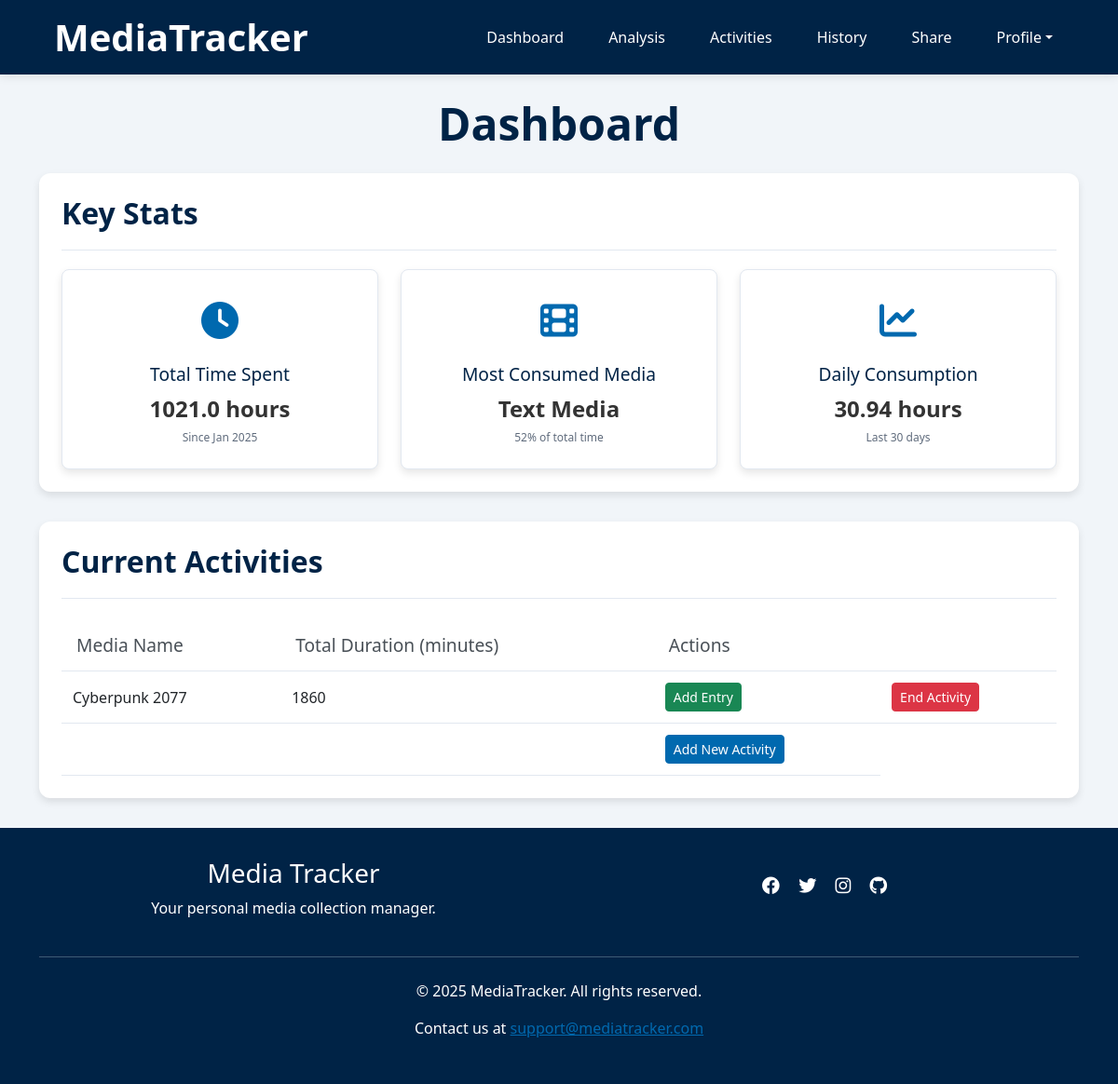
Page /dashboard (signed in) on the earlier database version.
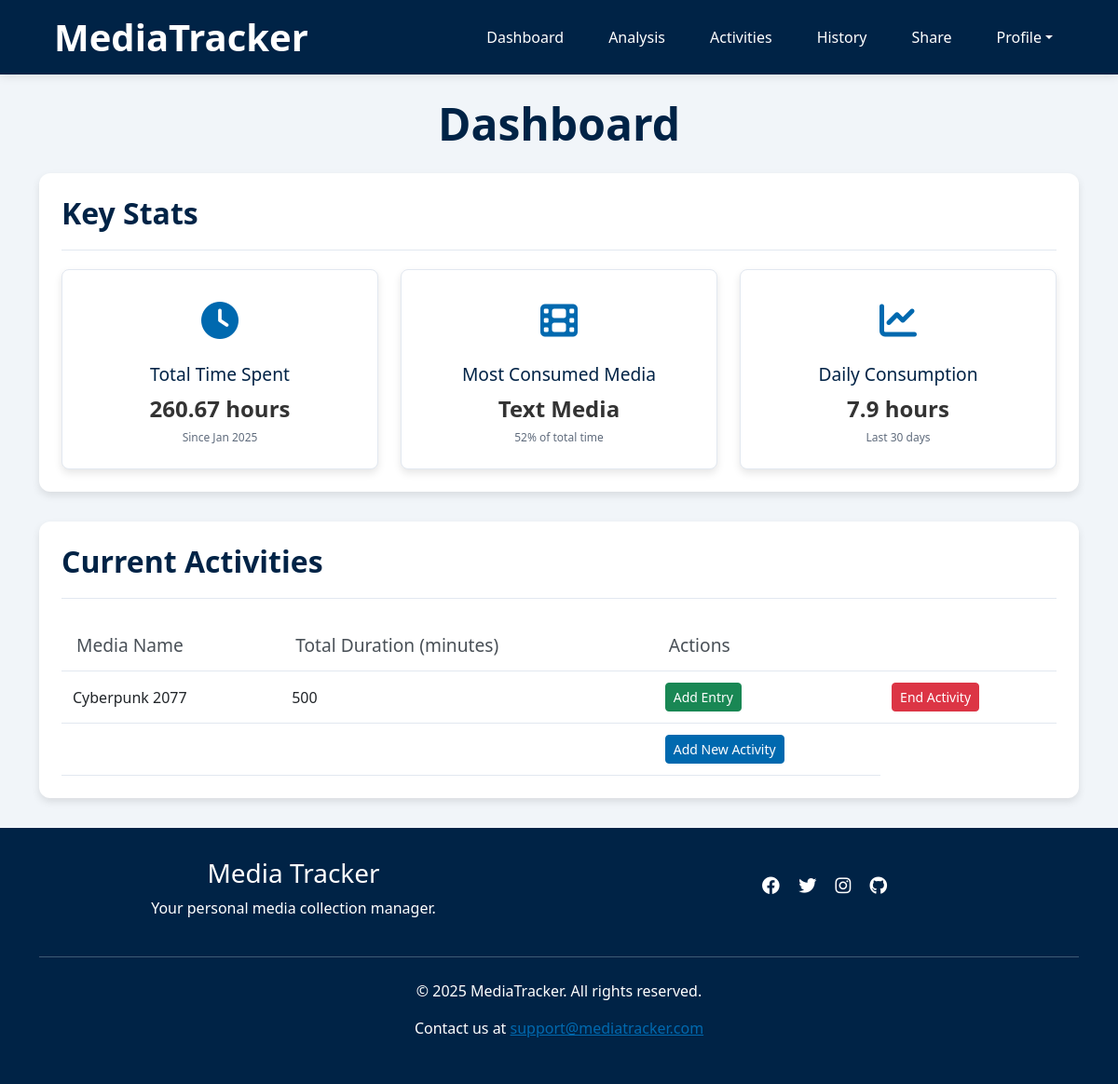
Same page on the later database version.
### app/models.py (models this page shows)
class Activities(db.Model):
    __tablename__ = 'Activities'
    id = db.Column(db.Integer, primary_key=True)
    username = db.Column(db.String(80), db.ForeignKey('Users.username'), nullable=False)
    media_type = db.Column(db.String(50), nullable=False)
    media_subtype = db.Column(db.String(50), nullable=True)
    media_name = db.Column(db.String(120), nullable=False)
    status = db.Column(db.String(20), nullable=False, default='ongoing')
    start_date = db.Column(db.Date, nullable=True)
    end_date = db.Column(db.Date, nullable=True)
    rating = db.Column(db.Float, nullable=True)
    comment = db.Column(db.Text, nullable=True)
    media_entries = db.relationship('Entries', backref='activity')

### app/routes.py (the view)
@blueprint.route('/dashboard', methods=['GET'])
@login_required
def dashboard():
    result = get_dashboard_data(current_user.username)
    if result: return result

### app/helpers/dashboard_functions.py (called while the page is built)
def get_dashboard_data(username):
    add_entry_form = AddEntryForm()  # Create an instance of the AddEntryForm
    end_activity_form = EndActivityForm()  # Create an instance of the EndActivityForm
    add_activity_form = AddActivityForm()  # Create an instance of the AddActivityForm
    stats = get_user_statistics(username)
    current_activities = get_current_activities(username)
    return render_template(
        'dashboard.html',
        total_time=stats['total_time'],
        most_consumed_media=stats['most_consumed_media'],
        daily_average_time=stats['daily_average_time'],
        current_activities=current_activities,
        add_entry_form=add_entry_form,
        end_activity_form=end_activity_form,
        add_activity_form=add_activity_form
    )

### app/models.py (called while the page is built)
@login.user_loader
def load_user(username):
    return db.session.get(Users, username)

### app/templates/dashboard.html (shortened to what this page needs)
{% extends "base.html" %}
{% block content %}
<div class="container">
    <h1 class="text-center page-title">Dashboard</h1>
     <section class="section wow fadeInUp" data-wow-duration="0.2s" data-wow-delay="0.05s">
        <div class="section-header">
            <h2 class="section-title">Key Stats</h2>
        </div>
        <div class="stats-grid">
            <div class="stats-metric-card">
                <div class="stats-icon clock">
                    <i class="fas fa-clock"></i>
                </div>
                <div class="container">
                    <div class="stats-info"><h3>Total Time Spent</h3></div>
                    <div class="stats-info"><p>{{ total_time }} hours</p></div>
                    <div class="stats-sub">Since Jan 2025</div>
                </div>
            </div>
            <div class="stats-metric-card">
                <div class="stats-icon film">
                    <i class="fas fa-film"></i>
                </div>
                <div class="container">
                    <div class="stats-info"><h3>Most Consumed Media</h3></div>
                    <div class="stats-info"><p>{{ most_consumed_media }}</p></div>
                    <div class="stats-sub">52% of total time</div>
                </div>
            </div>
            <div class="stats-metric-card">
                <div class="stats-icon chart">
                    <i class="fas fa-chart-line"></i>
                </div>
                <div class="container">
                    <div class="stats-info"><h3>Daily Consumption</h3></div>
                    <div class="stats-info"><p>{{ daily_average_time }} hours</p></div>
                    <div class="stats-sub">Last 30 days</div>
                </div>
            </div>
        </div>
    </section>
    <section class="section wow fadeInUp" data-wow-duration="0.2s" data-wow-delay="0.1s">
        <div class="section-header" style="margin-bottom: 0;">
            <h2 class="section-title">Current Activities</h2>
        </div>
        <div  class="table-container">
        <table>
            <thead>
                <tr>
                    <th>Media Name</th>
                    <th>Total Duration (minutes)</th>
                    <th>Actions</th>
                    <th></th>
                </tr>
            </thead>
            <tbody>
                {% for activity in current_activities %}
                <tr>
                    <td>{{ activity.media_name }}</td>
                    <td>{{ activity.total_duration }}</td>
                    <td>
                        <button class="btn btn-success btn-sm" data-bs-toggle="modal" data-bs-target="#addEntryModal" data-activity-id="{{ activity.activity_id }}">Add Entry</button>
                    </td>
                    <td>
                        <button class="btn btn-danger btn-sm" data-bs-toggle="modal" data-bs-target="#endActivityModal" data-activity-id="{{ activity.activity_id }}">End Activity</button>
                    </td>
                </tr>
                {% endfor %}
                <tr>
                    <td></td><td></td>
                    <td><button class="btn btn-primary btn-sm" data-bs-toggle="modal" data-bs-target="#addActivityModal">Add New Activity</button></td>
                </tr>
            </tbody>
        </table>
        </div>
    </section>
</div>
{% endblock %}

Differences in the rows shown:
changed Activities "Cyberpunk 2077": total_duration "1860" → "500"
Other differences:
{{ total_time }}: "1021.0" → "260.67"
{{ daily_average_time }}: "30.94" → "7.9"
